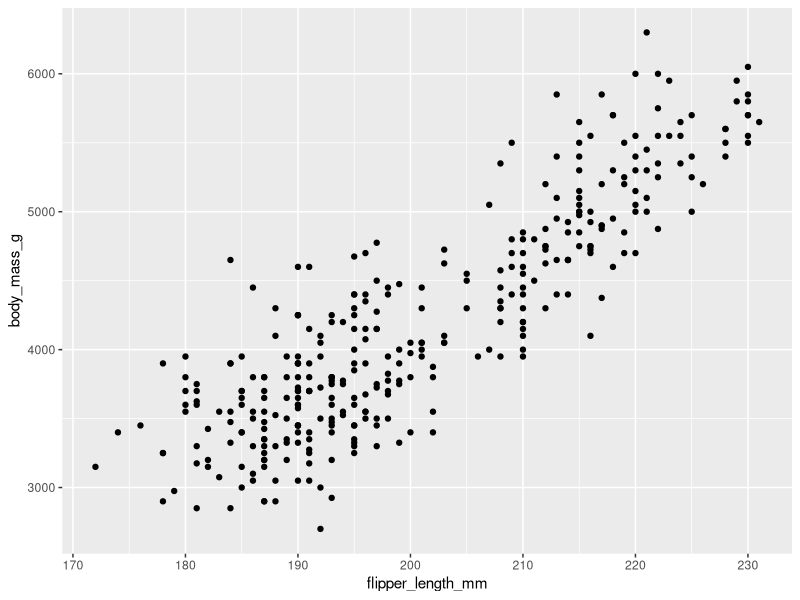
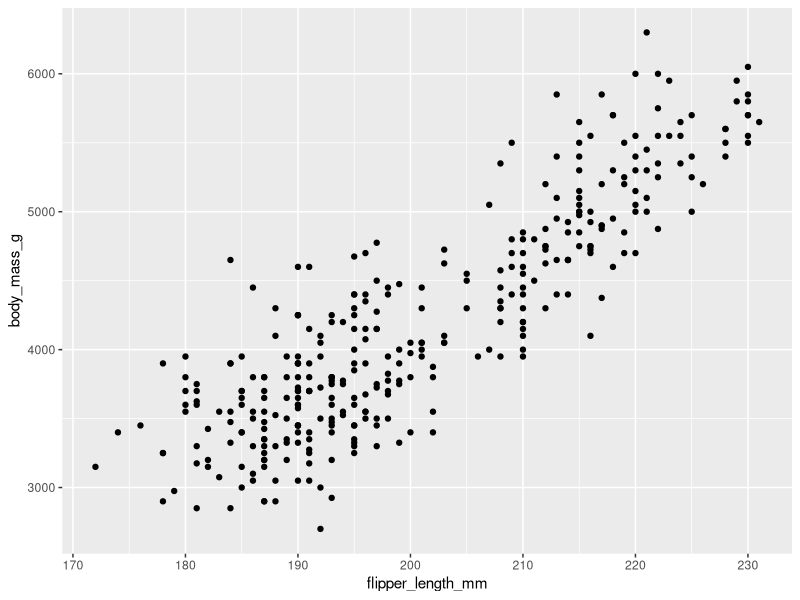

Recreate these plots in R, in order.
#install the visualization package
install.packages('ggplot2')

#install dataset
install.packages('palmerpenguins')

#load both up
library(ggplot2)
library (palmerpenguins)

#examine data frame
data(penguins)
View(penguins)

# create ggplot2 to see relationship between body mass and flipper length
ggplot(data = penguins) + geom_point(mapping = aes(x = flipper_length_mm, y = body_mass_g))

ggplot(data = penguins, mapping = aes(x = flipper_length_mm, y = body_mass_g)) +  geom_point()
